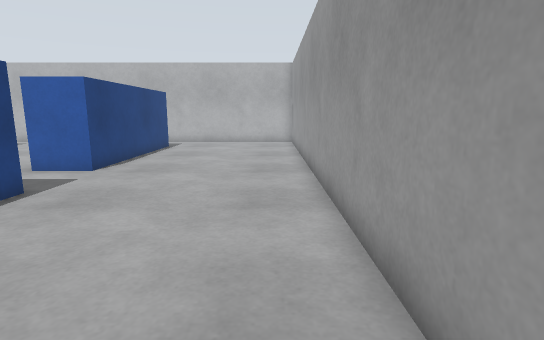
[1] (above)

22 first-person views from a walk through a robot-simulator world made for Gazebo. The camera is 0.94 m above the floor, tilts 10° down and sees 80° across. The floor is counted in squares, 0.5 m on a side. Each view is taken from the middle of a square. On the plan, view 1 faces up. The plan holds only what a view shows up to about 17 squares ahead; the rest is blank. The place goes on beyond the plan.

[2]
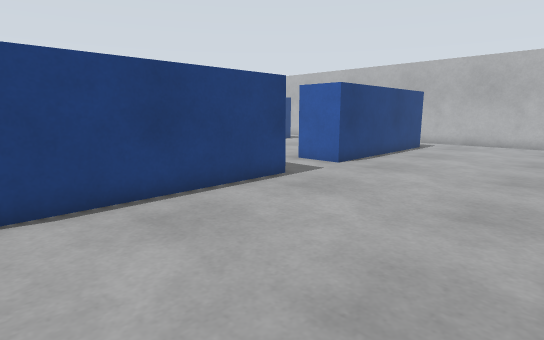

[3]
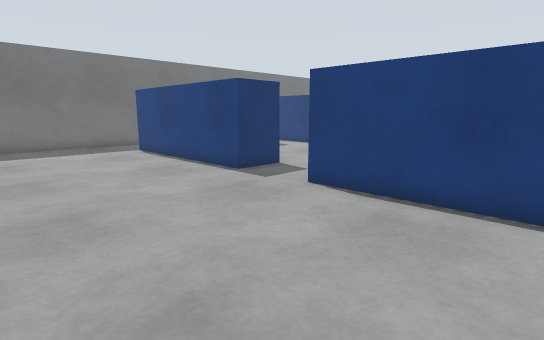

[4]
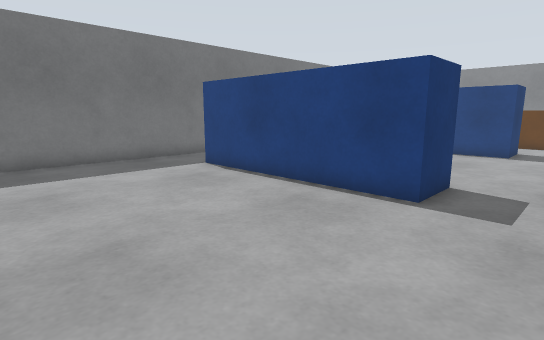

[5]
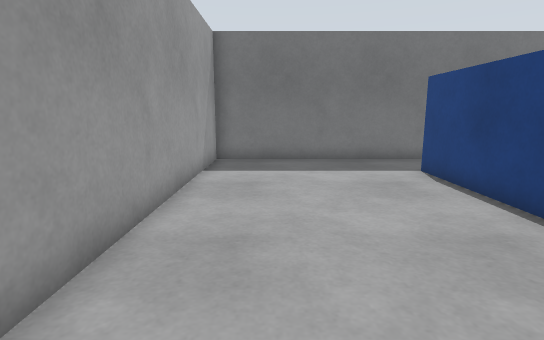

[6]
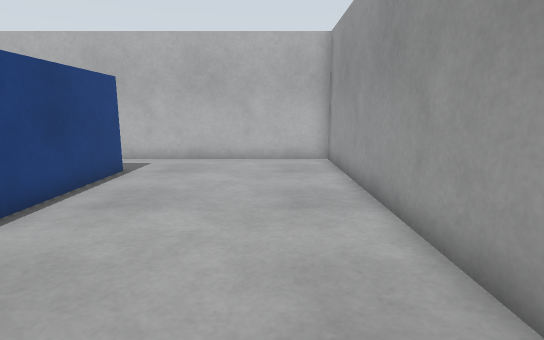

[7]
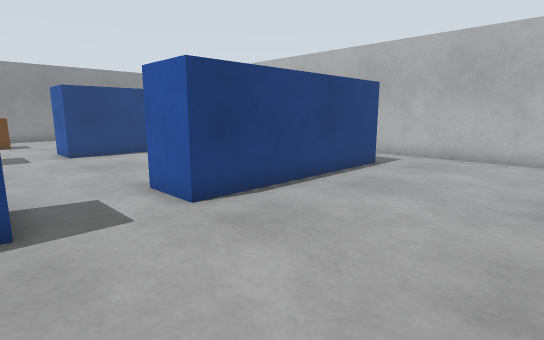

[8]
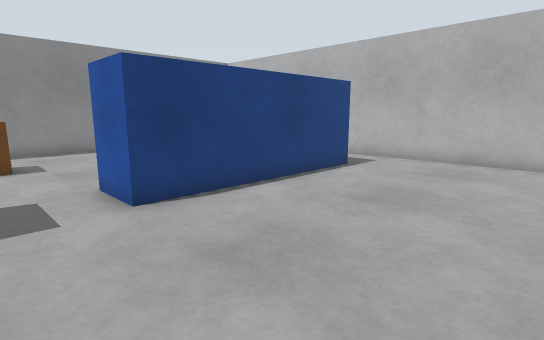

[9]
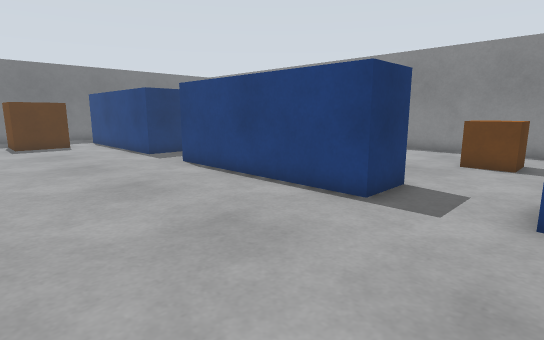

[10]
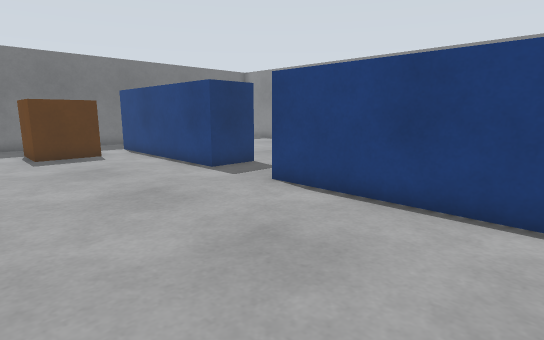

[11]
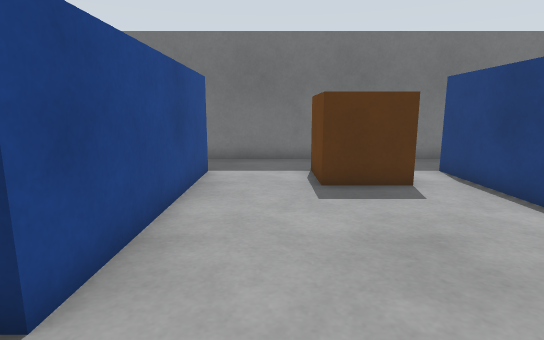

[12]
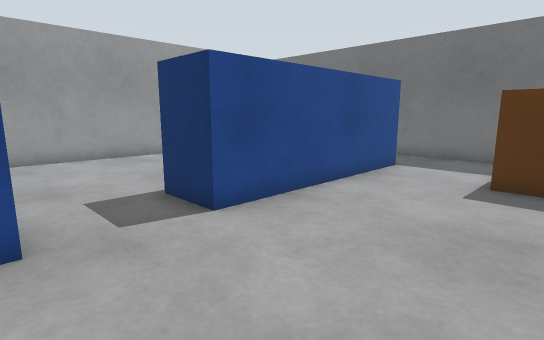

[13]
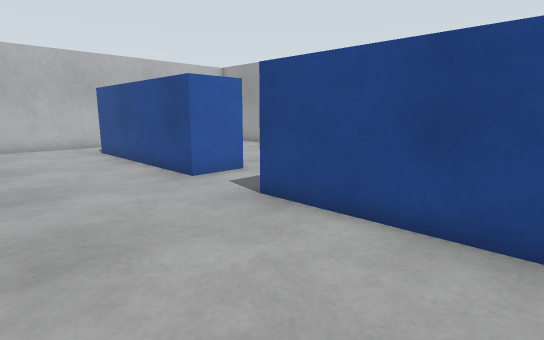

[14]
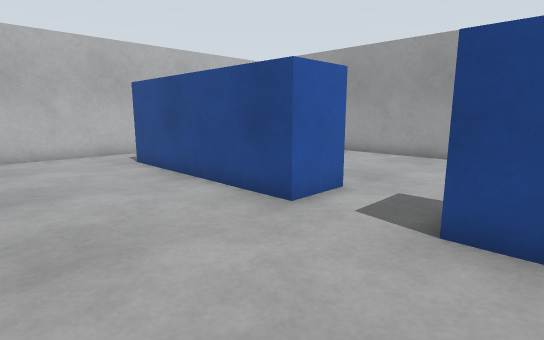

[15]
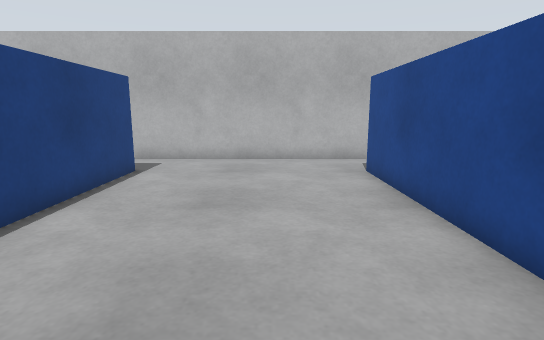

[16]
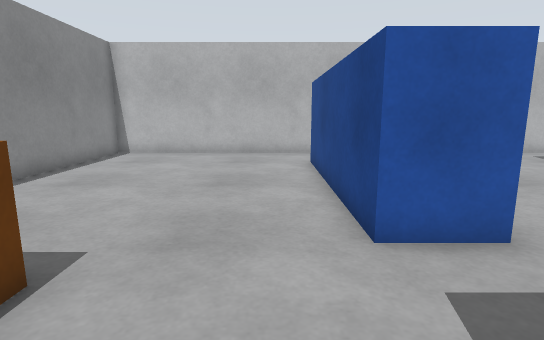

[17]
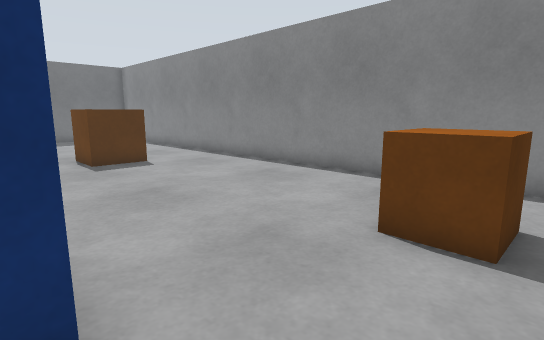

[18]
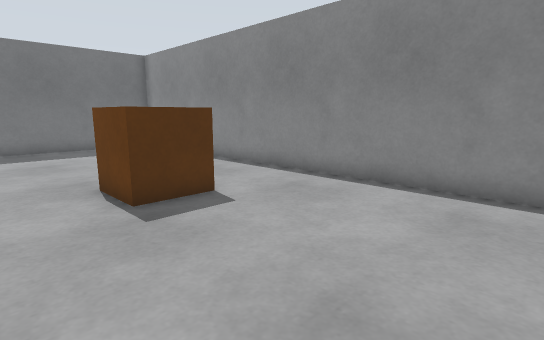

[19]
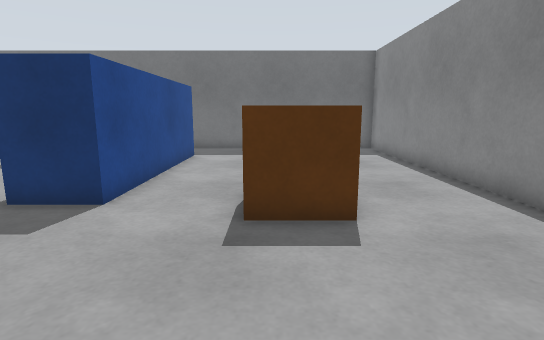

[20]
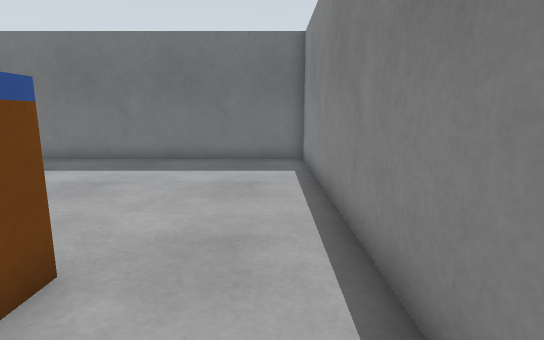

[21]
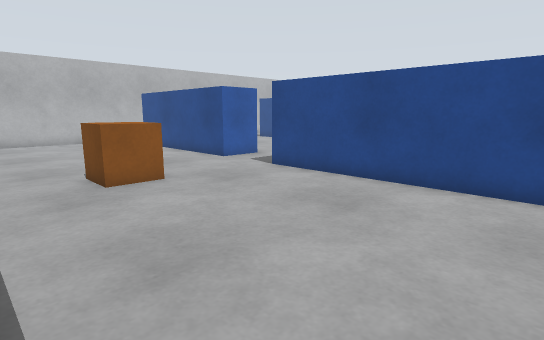

[22]
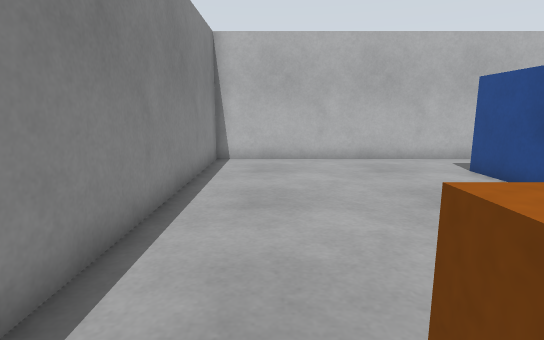

### Floor plan
Ten units are one square. View 1 is at (0, 0); x grows to the right and y downward. Boxes are objects, and circles mark ways between rooms. Rooms are numbered by the first view taken in them; rooms with no view inside come last. Other rooms are left out.
<svg viewBox="-268 -218 286 366">
<path fill="none" stroke="#000" d="M-59 -76 -59 5M13 -14 13 -213 -94 -213M-79 35 -59 35 -59 115M-59 -186 -59 -105 -79 -105M-94 143 13 143 13 14M-79 -22 -79 -75M-175 -75 -155 -75 -155 5M-175 35 -155 35 -155 115M-79 -105 -79 -185M-79 116 -79 35M-155 -186 -155 -105 -175 -105M-176 143 -94 143M-94 -213 -176 -213M-175 5 -175 -75M-175 -105 -175 -185M-175 115 -175 35M-176 -213 -263 -213 -263 143 -176 143"/>
<rect x="-135" y="95" width="20" height="20" fill="#bbb"><title>brown box</title></rect>
<rect x="-235" y="-95" width="20" height="20" fill="#bbb"><title>brown box</title></rect>
<rect x="-225" y="25" width="20" height="20" fill="#bbb"><title>brown box</title></rect>
<circle cx="-83" cy="-90" r="3" fill="#2a7"/>
<circle cx="-83" cy="20" r="3" fill="#2a7"/>
<circle cx="-87" cy="-200" r="3" fill="#2a7"/>
<circle cx="-87" cy="130" r="3" fill="#2a7"/>
<circle cx="-165" cy="-200" r="3" fill="#2a7"/>
<circle cx="-165" cy="-90" r="3" fill="#2a7"/>
<circle cx="-165" cy="130" r="3" fill="#2a7"/>
<circle cx="-165" cy="20" r="3" fill="#2a7"/>
<text x="-30" y="-40">1</text>
<text x="-120" y="-30">2</text>
<text x="-220" y="-40">3</text>
</svg>
Room 1 opens to room 2. Room 2 opens to room 3.

Where each view was taken, in squares from view 1:
view 1: 0 up, 0 right, facing up
view 2: 0 up, 1 right, facing up-left
view 3: 5 up, 1 right, facing down-left
view 4: 1 down, 1 right, facing down-left
view 5: 1 down, 1 left, facing down
view 6: 8 up, 1 left, facing up
view 7: 7 up, 0 right, facing up-left
view 8: 8 up, 9 left, facing up-left
view 9: 11 up, 9 left, facing down-left
view 10: 6 up, 9 left, facing down-left
view 11: 1 down, 10 left, facing down
view 12: 0 up, 13 left, facing down-right
view 13: 2 up, 13 left, facing up-right
view 14: 6 up, 13 left, facing up-right
view 15: 8 up, 11 left, facing up
view 16: 6 up, 19 left, facing up
view 17: 10 up, 17 left, facing down-left
view 18: 4 up, 18 left, facing down-left
view 19: 3 up, 21 left, facing down
view 20: 1 down, 25 left, facing down
view 21: 1 down, 26 left, facing up-right
view 22: 8 up, 24 left, facing up
